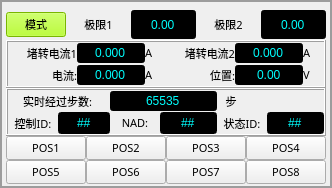
<?xml version="1.0" encoding="UTF-8"?>
<ui version="4.0">
 <class>MFormMotor</class>
 <widget class="QGroupBox" name="MFormMotor">
  <property name="geometry">
   <rect>
    <x>0</x>
    <y>0</y>
    <width>313</width>
    <height>188</height>
   </rect>
  </property>
  <property name="font">
   <font>
    <family>Arial</family>
    <pointsize>8</pointsize>
   </font>
  </property>
  <property name="windowTitle">
   <string>GroupBox</string>
  </property>
  <property name="styleSheet">
   <string notr="true"> QGroupBox {
            border-color: rgb(156, 156, 156);
            border-width: 2px;
            border-style: solid;
            margin-top: 0.5ex;
        }
        QGroupBox::title {
            subcontrol-origin: margin;
            subcontrol-position: top left;
            left: 23px;
			bottom : 3px;
            margin-left: 5px;
            padding:0px;
        }</string>
  </property>
  <property name="alignment">
   <set>Qt::AlignCenter</set>
  </property>
  <layout class="QVBoxLayout" name="verticalLayout" stretch="0,0,0,0">
   <property name="spacing">
    <number>0</number>
   </property>
   <property name="leftMargin">
    <number>4</number>
   </property>
   <property name="topMargin">
    <number>7</number>
   </property>
   <property name="rightMargin">
    <number>4</number>
   </property>
   <property name="bottomMargin">
    <number>2</number>
   </property>
   <item>
    <layout class="QHBoxLayout" name="horizontalLayout_2">
     <item>
      <widget class="QPushButton" name="BTN_Motor_Name">
       <property name="maximumSize">
        <size>
         <width>60</width>
         <height>16777215</height>
        </size>
       </property>
       <property name="font">
        <font>
         <family>微软雅黑</family>
         <pointsize>8</pointsize>
        </font>
       </property>
       <property name="styleSheet">
        <string notr="true">background-color: rgb(170, 255, 0);</string>
       </property>
       <property name="text">
        <string>模式</string>
       </property>
      </widget>
     </item>
     <item>
      <widget class="QLabel" name="label_97">
       <property name="font">
        <font>
         <family>微软雅黑</family>
         <pointsize>8</pointsize>
        </font>
       </property>
       <property name="text">
        <string>极限1</string>
       </property>
       <property name="alignment">
        <set>Qt::AlignCenter</set>
       </property>
      </widget>
     </item>
     <item>
      <widget class="QDoubleSpinBox" name="LE_Motor_Limit_1">
       <property name="sizePolicy">
        <sizepolicy hsizetype="Preferred" vsizetype="Preferred">
         <horstretch>0</horstretch>
         <verstretch>0</verstretch>
        </sizepolicy>
       </property>
       <property name="styleSheet">
        <string notr="true">QDoubleSpinBox::enabled{
	font: 9pt &quot;微软雅黑&quot;;
	background-color: rgb(0, 0, 0);
	color: rgb(0, 255, 255);
}

QDoubleSpinBox::!enabled{
	font: 9pt &quot;微软雅黑&quot;;
	background-color: rgb(0, 0, 0);
	color: rgb(170, 127, 127);
}
QToolTip { 
    background-color: #2a82da; /* 背景蓝色 */
    color: #ffffff; /* 文字白色 */
    border: 1px solid #ffffff; /* 白色边框 */
    border-radius: 5px; /* 圆角 */
    padding: 5px; /* 内边距 */
    font-family: &quot;微软雅黑&quot;; 
    font-size: 12px;
    font-weight: bold;
}
</string>
       </property>
       <property name="alignment">
        <set>Qt::AlignCenter</set>
       </property>
       <property name="buttonSymbols">
        <enum>QAbstractSpinBox::NoButtons</enum>
       </property>
       <property name="decimals">
        <number>2</number>
       </property>
      </widget>
     </item>
     <item>
      <widget class="QLabel" name="label_98">
       <property name="font">
        <font>
         <family>微软雅黑</family>
         <pointsize>8</pointsize>
        </font>
       </property>
       <property name="text">
        <string>极限2</string>
       </property>
       <property name="alignment">
        <set>Qt::AlignCenter</set>
       </property>
      </widget>
     </item>
     <item>
      <widget class="QDoubleSpinBox" name="LE_Motor_Limit_2">
       <property name="sizePolicy">
        <sizepolicy hsizetype="Preferred" vsizetype="Preferred">
         <horstretch>0</horstretch>
         <verstretch>0</verstretch>
        </sizepolicy>
       </property>
       <property name="styleSheet">
        <string notr="true">QDoubleSpinBox::enabled{
	font: 9pt &quot;微软雅黑&quot;;
	background-color: rgb(0, 0, 0);
	color: rgb(0, 255, 255);
}

QDoubleSpinBox::!enabled{
	font: 9pt &quot;微软雅黑&quot;;
	background-color: rgb(0, 0, 0);
	color: rgb(170, 127, 127);
}
QToolTip { 
    background-color: #2a82da; /* 背景蓝色 */
    color: #ffffff; /* 文字白色 */
    border: 1px solid #ffffff; /* 白色边框 */
    border-radius: 5px; /* 圆角 */
    padding: 5px; /* 内边距 */
    font-family: &quot;微软雅黑&quot;; 
    font-size: 12px;
    font-weight: bold;
}
</string>
       </property>
       <property name="alignment">
        <set>Qt::AlignCenter</set>
       </property>
       <property name="buttonSymbols">
        <enum>QAbstractSpinBox::NoButtons</enum>
       </property>
       <property name="decimals">
        <number>2</number>
       </property>
      </widget>
     </item>
    </layout>
   </item>
   <item>
    <widget class="QFrame" name="Frame_PT">
     <property name="frameShape">
      <enum>QFrame::Box</enum>
     </property>
     <property name="frameShadow">
      <enum>QFrame::Raised</enum>
     </property>
     <layout class="QGridLayout" name="gridLayout_2">
      <property name="leftMargin">
       <number>0</number>
      </property>
      <property name="topMargin">
       <number>0</number>
      </property>
      <property name="rightMargin">
       <number>0</number>
      </property>
      <property name="bottomMargin">
       <number>0</number>
      </property>
      <property name="spacing">
       <number>0</number>
      </property>
      <item row="1" column="4">
       <widget class="QDoubleSpinBox" name="LE_Bocking_Curr_2">
        <property name="sizePolicy">
         <sizepolicy hsizetype="Preferred" vsizetype="Preferred">
          <horstretch>0</horstretch>
          <verstretch>0</verstretch>
         </sizepolicy>
        </property>
        <property name="styleSheet">
         <string notr="true">QDoubleSpinBox::enabled{
	font: 9pt &quot;微软雅黑&quot;;
	background-color: rgb(0, 0, 0);
	color: rgb(0, 255, 255);
}

QDoubleSpinBox::!enabled{
	font: 9pt &quot;微软雅黑&quot;;
	background-color: rgb(0, 0, 0);
	color: rgb(170, 127, 127);
}
QToolTip { 
    background-color: #2a82da; /* 背景蓝色 */
    color: #ffffff; /* 文字白色 */
    border: 1px solid #ffffff; /* 白色边框 */
    border-radius: 5px; /* 圆角 */
    padding: 5px; /* 内边距 */
    font-family: &quot;微软雅黑&quot;; 
    font-size: 12px;
    font-weight: bold;
}
</string>
        </property>
        <property name="alignment">
         <set>Qt::AlignCenter</set>
        </property>
        <property name="buttonSymbols">
         <enum>QAbstractSpinBox::NoButtons</enum>
        </property>
        <property name="decimals">
         <number>3</number>
        </property>
       </widget>
      </item>
      <item row="1" column="1">
       <widget class="QDoubleSpinBox" name="LE_Bocking_Curr_1">
        <property name="sizePolicy">
         <sizepolicy hsizetype="Preferred" vsizetype="Preferred">
          <horstretch>0</horstretch>
          <verstretch>0</verstretch>
         </sizepolicy>
        </property>
        <property name="styleSheet">
         <string notr="true">QDoubleSpinBox::enabled{
	font: 9pt &quot;微软雅黑&quot;;
	background-color: rgb(0, 0, 0);
	color: rgb(0, 255, 255);
}

QDoubleSpinBox::!enabled{
	font: 9pt &quot;微软雅黑&quot;;
	background-color: rgb(0, 0, 0);
	color: rgb(170, 127, 127);
}
QToolTip { 
    background-color: #2a82da; /* 背景蓝色 */
    color: #ffffff; /* 文字白色 */
    border: 1px solid #ffffff; /* 白色边框 */
    border-radius: 5px; /* 圆角 */
    padding: 5px; /* 内边距 */
    font-family: &quot;微软雅黑&quot;; 
    font-size: 12px;
    font-weight: bold;
}
</string>
        </property>
        <property name="alignment">
         <set>Qt::AlignCenter</set>
        </property>
        <property name="buttonSymbols">
         <enum>QAbstractSpinBox::NoButtons</enum>
        </property>
        <property name="decimals">
         <number>3</number>
        </property>
       </widget>
      </item>
      <item row="2" column="3">
       <widget class="QLabel" name="label_94">
        <property name="font">
         <font>
          <family>微软雅黑</family>
          <pointsize>8</pointsize>
         </font>
        </property>
        <property name="text">
         <string>位置:</string>
        </property>
        <property name="alignment">
         <set>Qt::AlignRight|Qt::AlignTrailing|Qt::AlignVCenter</set>
        </property>
       </widget>
      </item>
      <item row="2" column="1">
       <widget class="QDoubleSpinBox" name="LE_CurrentValue">
        <property name="styleSheet">
         <string notr="true">QDoubleSpinBox::enabled{
	font: 9pt &quot;微软雅黑&quot;;
	background-color: rgb(0, 0, 0);
	color: rgb(0, 255, 255);
}

QDoubleSpinBox::!enabled{
	font: 9pt &quot;微软雅黑&quot;;
	background-color: rgb(0, 0, 0);
	color: rgb(170, 127, 127);
}</string>
        </property>
        <property name="alignment">
         <set>Qt::AlignCenter</set>
        </property>
        <property name="buttonSymbols">
         <enum>QAbstractSpinBox::NoButtons</enum>
        </property>
        <property name="decimals">
         <number>3</number>
        </property>
       </widget>
      </item>
      <item row="2" column="5">
       <widget class="QLabel" name="label_95">
        <property name="minimumSize">
         <size>
          <width>21</width>
          <height>0</height>
         </size>
        </property>
        <property name="maximumSize">
         <size>
          <width>21</width>
          <height>16777215</height>
         </size>
        </property>
        <property name="font">
         <font>
          <family>微软雅黑</family>
          <pointsize>8</pointsize>
         </font>
        </property>
        <property name="text">
         <string>V</string>
        </property>
       </widget>
      </item>
      <item row="1" column="0">
       <widget class="QLabel" name="label_96">
        <property name="font">
         <font>
          <family>微软雅黑</family>
          <pointsize>8</pointsize>
         </font>
        </property>
        <property name="text">
         <string>堵转电流1</string>
        </property>
        <property name="alignment">
         <set>Qt::AlignRight|Qt::AlignTrailing|Qt::AlignVCenter</set>
        </property>
       </widget>
      </item>
      <item row="2" column="0">
       <widget class="QLabel" name="label_92">
        <property name="font">
         <font>
          <family>微软雅黑</family>
          <pointsize>8</pointsize>
         </font>
        </property>
        <property name="text">
         <string>电流:</string>
        </property>
        <property name="alignment">
         <set>Qt::AlignRight|Qt::AlignTrailing|Qt::AlignVCenter</set>
        </property>
       </widget>
      </item>
      <item row="2" column="2">
       <widget class="QLabel" name="label_101">
        <property name="minimumSize">
         <size>
          <width>21</width>
          <height>0</height>
         </size>
        </property>
        <property name="maximumSize">
         <size>
          <width>21</width>
          <height>16777215</height>
         </size>
        </property>
        <property name="font">
         <font>
          <family>微软雅黑</family>
          <pointsize>8</pointsize>
         </font>
        </property>
        <property name="text">
         <string>A</string>
        </property>
        <property name="alignment">
         <set>Qt::AlignLeading|Qt::AlignLeft|Qt::AlignVCenter</set>
        </property>
       </widget>
      </item>
      <item row="2" column="4">
       <widget class="QDoubleSpinBox" name="LE_VlotValue">
        <property name="styleSheet">
         <string notr="true">QDoubleSpinBox::enabled{
	font: 9pt &quot;微软雅黑&quot;;
	background-color: rgb(0, 0, 0);
	color: rgb(0, 255, 255);
}

QDoubleSpinBox::!enabled{
	font: 9pt &quot;微软雅黑&quot;;
	background-color: rgb(0, 0, 0);
	color: rgb(170, 127, 127);
}</string>
        </property>
        <property name="alignment">
         <set>Qt::AlignCenter</set>
        </property>
        <property name="buttonSymbols">
         <enum>QAbstractSpinBox::NoButtons</enum>
        </property>
        <property name="decimals">
         <number>2</number>
        </property>
       </widget>
      </item>
      <item row="1" column="3">
       <widget class="QLabel" name="label_99">
        <property name="font">
         <font>
          <family>微软雅黑</family>
          <pointsize>8</pointsize>
         </font>
        </property>
        <property name="text">
         <string>堵转电流2</string>
        </property>
        <property name="alignment">
         <set>Qt::AlignRight|Qt::AlignTrailing|Qt::AlignVCenter</set>
        </property>
       </widget>
      </item>
      <item row="1" column="2">
       <widget class="QLabel" name="label_93">
        <property name="minimumSize">
         <size>
          <width>21</width>
          <height>0</height>
         </size>
        </property>
        <property name="maximumSize">
         <size>
          <width>21</width>
          <height>16777215</height>
         </size>
        </property>
        <property name="font">
         <font>
          <family>微软雅黑</family>
          <pointsize>8</pointsize>
         </font>
        </property>
        <property name="text">
         <string>A</string>
        </property>
        <property name="alignment">
         <set>Qt::AlignLeading|Qt::AlignLeft|Qt::AlignVCenter</set>
        </property>
       </widget>
      </item>
      <item row="1" column="5">
       <widget class="QLabel" name="label_100">
        <property name="minimumSize">
         <size>
          <width>21</width>
          <height>0</height>
         </size>
        </property>
        <property name="maximumSize">
         <size>
          <width>21</width>
          <height>16777215</height>
         </size>
        </property>
        <property name="font">
         <font>
          <family>微软雅黑</family>
          <pointsize>8</pointsize>
         </font>
        </property>
        <property name="text">
         <string>A</string>
        </property>
       </widget>
      </item>
     </layout>
    </widget>
   </item>
   <item>
    <widget class="QFrame" name="Frame_LIN">
     <property name="frameShape">
      <enum>QFrame::Box</enum>
     </property>
     <property name="frameShadow">
      <enum>QFrame::Raised</enum>
     </property>
     <layout class="QGridLayout" name="gridLayout">
      <property name="leftMargin">
       <number>0</number>
      </property>
      <property name="topMargin">
       <number>0</number>
      </property>
      <property name="rightMargin">
       <number>0</number>
      </property>
      <property name="bottomMargin">
       <number>0</number>
      </property>
      <property name="spacing">
       <number>0</number>
      </property>
      <item row="1" column="1" colspan="3">
       <widget class="QLineEdit" name="Auto_LIN1_1_Controlid">
        <property name="sizePolicy">
         <sizepolicy hsizetype="Preferred" vsizetype="Preferred">
          <horstretch>0</horstretch>
          <verstretch>0</verstretch>
         </sizepolicy>
        </property>
        <property name="maximumSize">
         <size>
          <width>60</width>
          <height>16777215</height>
         </size>
        </property>
        <property name="styleSheet">
         <string notr="true">QLineEdit::enabled{
	font: 9pt &quot;微软雅黑&quot;;
	background-color: rgb(0, 0, 0);
	color: rgb(0, 255, 255);
}

QLineEdit::!enabled{

	font: 9pt &quot;微软雅黑&quot;;
	background-color: rgb(0, 0, 0);
	color: rgb(170, 127, 127);
}</string>
        </property>
        <property name="text">
         <string>##</string>
        </property>
        <property name="maxLength">
         <number>2</number>
        </property>
        <property name="alignment">
         <set>Qt::AlignCenter</set>
        </property>
       </widget>
      </item>
      <item row="1" column="7">
       <widget class="QLineEdit" name="Auto_LIN1_1_Stateid">
        <property name="sizePolicy">
         <sizepolicy hsizetype="Preferred" vsizetype="Preferred">
          <horstretch>0</horstretch>
          <verstretch>0</verstretch>
         </sizepolicy>
        </property>
        <property name="maximumSize">
         <size>
          <width>60</width>
          <height>16777215</height>
         </size>
        </property>
        <property name="styleSheet">
         <string notr="true">QLineEdit::enabled{
	font: 9pt &quot;微软雅黑&quot;;
	background-color: rgb(0, 0, 0);
	color: rgb(0, 255, 255);
}

QLineEdit::!enabled{

	font: 9pt &quot;微软雅黑&quot;;
	background-color: rgb(0, 0, 0);
	color: rgb(170, 127, 127);
}</string>
        </property>
        <property name="text">
         <string>##</string>
        </property>
        <property name="maxLength">
         <number>2</number>
        </property>
        <property name="alignment">
         <set>Qt::AlignCenter</set>
        </property>
       </widget>
      </item>
      <item row="1" column="6">
       <widget class="QLabel" name="label_36">
        <property name="minimumSize">
         <size>
          <width>50</width>
          <height>0</height>
         </size>
        </property>
        <property name="font">
         <font>
          <family>微软雅黑</family>
          <pointsize>8</pointsize>
         </font>
        </property>
        <property name="text">
         <string>状态ID:</string>
        </property>
        <property name="alignment">
         <set>Qt::AlignCenter</set>
        </property>
       </widget>
      </item>
      <item row="1" column="0">
       <widget class="QLabel" name="label_37">
        <property name="minimumSize">
         <size>
          <width>50</width>
          <height>0</height>
         </size>
        </property>
        <property name="font">
         <font>
          <family>微软雅黑</family>
          <pointsize>8</pointsize>
         </font>
        </property>
        <property name="text">
         <string>控制ID:</string>
        </property>
        <property name="alignment">
         <set>Qt::AlignCenter</set>
        </property>
       </widget>
      </item>
      <item row="1" column="4">
       <widget class="QLabel" name="label_164">
        <property name="minimumSize">
         <size>
          <width>50</width>
          <height>0</height>
         </size>
        </property>
        <property name="font">
         <font>
          <family>微软雅黑</family>
          <pointsize>8</pointsize>
         </font>
        </property>
        <property name="text">
         <string>NAD:</string>
        </property>
        <property name="alignment">
         <set>Qt::AlignCenter</set>
        </property>
       </widget>
      </item>
      <item row="1" column="5">
       <widget class="QLineEdit" name="Auto_LIN1_1_NAD">
        <property name="enabled">
         <bool>true</bool>
        </property>
        <property name="sizePolicy">
         <sizepolicy hsizetype="Preferred" vsizetype="Preferred">
          <horstretch>0</horstretch>
          <verstretch>0</verstretch>
         </sizepolicy>
        </property>
        <property name="maximumSize">
         <size>
          <width>60</width>
          <height>16777215</height>
         </size>
        </property>
        <property name="styleSheet">
         <string notr="true">QLineEdit::enabled{
	font: 9pt &quot;微软雅黑&quot;;
	background-color: rgb(0, 0, 0);
	color: rgb(0, 255, 255);
}

QLineEdit::!enabled{

	font: 9pt &quot;微软雅黑&quot;;
	background-color: rgb(0, 0, 0);
	color: rgb(170, 127, 127);
}</string>
        </property>
        <property name="text">
         <string>##</string>
        </property>
        <property name="maxLength">
         <number>2</number>
        </property>
        <property name="alignment">
         <set>Qt::AlignCenter</set>
        </property>
       </widget>
      </item>
      <item row="0" column="6">
       <widget class="QLabel" name="label_163">
        <property name="maximumSize">
         <size>
          <width>28</width>
          <height>16777215</height>
         </size>
        </property>
        <property name="font">
         <font>
          <family>微软雅黑</family>
          <pointsize>8</pointsize>
         </font>
        </property>
        <property name="text">
         <string>步</string>
        </property>
        <property name="alignment">
         <set>Qt::AlignCenter</set>
        </property>
       </widget>
      </item>
      <item row="0" column="0" colspan="3">
       <widget class="QLabel" name="label_160">
        <property name="font">
         <font>
          <family>微软雅黑</family>
          <pointsize>8</pointsize>
         </font>
        </property>
        <property name="text">
         <string>实时经过步数:</string>
        </property>
        <property name="alignment">
         <set>Qt::AlignRight|Qt::AlignTrailing|Qt::AlignVCenter</set>
        </property>
       </widget>
      </item>
      <item row="0" column="4" colspan="2">
       <widget class="QDoubleSpinBox" name="LIN1_1_RealtimeSteps">
        <property name="styleSheet">
         <string notr="true">QDoubleSpinBox::enabled{
	font: 9pt &quot;微软雅黑&quot;;
	background-color: rgb(0, 0, 0);
	color: rgb(0, 255, 255);
}

QDoubleSpinBox::!enabled{
	font: 9pt &quot;微软雅黑&quot;;
	background-color: rgb(0, 0, 0);
	color: rgb(170, 127, 127);
}</string>
        </property>
        <property name="alignment">
         <set>Qt::AlignCenter</set>
        </property>
        <property name="buttonSymbols">
         <enum>QAbstractSpinBox::NoButtons</enum>
        </property>
        <property name="decimals">
         <number>0</number>
        </property>
        <property name="maximum">
         <double>655333.000000000000000</double>
        </property>
        <property name="value">
         <double>65535.000000000000000</double>
        </property>
       </widget>
      </item>
     </layout>
    </widget>
   </item>
   <item>
    <layout class="QGridLayout" name="gridLayout_40">
     <property name="spacing">
      <number>0</number>
     </property>
     <item row="0" column="0">
      <widget class="QPushButton" name="BTN_POS_1">
       <property name="sizePolicy">
        <sizepolicy hsizetype="Preferred" vsizetype="Minimum">
         <horstretch>0</horstretch>
         <verstretch>0</verstretch>
        </sizepolicy>
       </property>
       <property name="minimumSize">
        <size>
         <width>0</width>
         <height>0</height>
        </size>
       </property>
       <property name="font">
        <font>
         <family>微软雅黑</family>
         <pointsize>8</pointsize>
        </font>
       </property>
       <property name="styleSheet">
        <string notr="true">QToolTip { 
    background-color: #2a82da; /* 背景蓝色 */
    color: #ffffff; /* 文字白色 */
    border: 1px solid #ffffff; /* 白色边框 */
    border-radius: 5px; /* 圆角 */
    padding: 5px; /* 内边距 */
    font-family: &quot;微软雅黑&quot;; 
    font-size: 12px;
    font-weight: bold;
}</string>
       </property>
       <property name="text">
        <string>POS1</string>
       </property>
      </widget>
     </item>
     <item row="0" column="1">
      <widget class="QPushButton" name="BTN_POS_2">
       <property name="sizePolicy">
        <sizepolicy hsizetype="Preferred" vsizetype="Minimum">
         <horstretch>0</horstretch>
         <verstretch>0</verstretch>
        </sizepolicy>
       </property>
       <property name="minimumSize">
        <size>
         <width>0</width>
         <height>0</height>
        </size>
       </property>
       <property name="font">
        <font>
         <family>微软雅黑</family>
         <pointsize>8</pointsize>
        </font>
       </property>
       <property name="styleSheet">
        <string notr="true">QToolTip { 
    background-color: #2a82da; /* 背景蓝色 */
    color: #ffffff; /* 文字白色 */
    border: 1px solid #ffffff; /* 白色边框 */
    border-radius: 5px; /* 圆角 */
    padding: 5px; /* 内边距 */
    font-family: &quot;微软雅黑&quot;; 
    font-size: 12px;
    font-weight: bold;
}</string>
       </property>
       <property name="text">
        <string>POS2</string>
       </property>
      </widget>
     </item>
     <item row="0" column="2">
      <widget class="QPushButton" name="BTN_POS_3">
       <property name="sizePolicy">
        <sizepolicy hsizetype="Preferred" vsizetype="Minimum">
         <horstretch>0</horstretch>
         <verstretch>0</verstretch>
        </sizepolicy>
       </property>
       <property name="minimumSize">
        <size>
         <width>0</width>
         <height>0</height>
        </size>
       </property>
       <property name="font">
        <font>
         <family>微软雅黑</family>
         <pointsize>8</pointsize>
        </font>
       </property>
       <property name="styleSheet">
        <string notr="true">QToolTip { 
    background-color: #2a82da; /* 背景蓝色 */
    color: #ffffff; /* 文字白色 */
    border: 1px solid #ffffff; /* 白色边框 */
    border-radius: 5px; /* 圆角 */
    padding: 5px; /* 内边距 */
    font-family: &quot;微软雅黑&quot;; 
    font-size: 12px;
    font-weight: bold;
}</string>
       </property>
       <property name="text">
        <string>POS3</string>
       </property>
      </widget>
     </item>
     <item row="0" column="3">
      <widget class="QPushButton" name="BTN_POS_4">
       <property name="sizePolicy">
        <sizepolicy hsizetype="Preferred" vsizetype="Minimum">
         <horstretch>0</horstretch>
         <verstretch>0</verstretch>
        </sizepolicy>
       </property>
       <property name="minimumSize">
        <size>
         <width>0</width>
         <height>0</height>
        </size>
       </property>
       <property name="font">
        <font>
         <family>微软雅黑</family>
         <pointsize>8</pointsize>
        </font>
       </property>
       <property name="styleSheet">
        <string notr="true">QToolTip { 
    background-color: #2a82da; /* 背景蓝色 */
    color: #ffffff; /* 文字白色 */
    border: 1px solid #ffffff; /* 白色边框 */
    border-radius: 5px; /* 圆角 */
    padding: 5px; /* 内边距 */
    font-family: &quot;微软雅黑&quot;; 
    font-size: 12px;
    font-weight: bold;
}</string>
       </property>
       <property name="text">
        <string>POS4</string>
       </property>
      </widget>
     </item>
     <item row="1" column="0">
      <widget class="QPushButton" name="BTN_POS_5">
       <property name="sizePolicy">
        <sizepolicy hsizetype="Preferred" vsizetype="Minimum">
         <horstretch>0</horstretch>
         <verstretch>0</verstretch>
        </sizepolicy>
       </property>
       <property name="minimumSize">
        <size>
         <width>0</width>
         <height>0</height>
        </size>
       </property>
       <property name="font">
        <font>
         <family>微软雅黑</family>
         <pointsize>8</pointsize>
        </font>
       </property>
       <property name="styleSheet">
        <string notr="true">QToolTip { 
    background-color: #2a82da; /* 背景蓝色 */
    color: #ffffff; /* 文字白色 */
    border: 1px solid #ffffff; /* 白色边框 */
    border-radius: 5px; /* 圆角 */
    padding: 5px; /* 内边距 */
    font-family: &quot;微软雅黑&quot;; 
    font-size: 12px;
    font-weight: bold;
}</string>
       </property>
       <property name="text">
        <string>POS5</string>
       </property>
      </widget>
     </item>
     <item row="1" column="1">
      <widget class="QPushButton" name="BTN_POS_6">
       <property name="sizePolicy">
        <sizepolicy hsizetype="Preferred" vsizetype="Minimum">
         <horstretch>0</horstretch>
         <verstretch>0</verstretch>
        </sizepolicy>
       </property>
       <property name="minimumSize">
        <size>
         <width>0</width>
         <height>0</height>
        </size>
       </property>
       <property name="font">
        <font>
         <family>微软雅黑</family>
         <pointsize>8</pointsize>
        </font>
       </property>
       <property name="styleSheet">
        <string notr="true">QToolTip { 
    background-color: #2a82da; /* 背景蓝色 */
    color: #ffffff; /* 文字白色 */
    border: 1px solid #ffffff; /* 白色边框 */
    border-radius: 5px; /* 圆角 */
    padding: 5px; /* 内边距 */
    font-family: &quot;微软雅黑&quot;; 
    font-size: 12px;
    font-weight: bold;
}</string>
       </property>
       <property name="text">
        <string>POS6</string>
       </property>
      </widget>
     </item>
     <item row="1" column="2">
      <widget class="QPushButton" name="BTN_POS_7">
       <property name="sizePolicy">
        <sizepolicy hsizetype="Preferred" vsizetype="Minimum">
         <horstretch>0</horstretch>
         <verstretch>0</verstretch>
        </sizepolicy>
       </property>
       <property name="minimumSize">
        <size>
         <width>0</width>
         <height>0</height>
        </size>
       </property>
       <property name="font">
        <font>
         <family>微软雅黑</family>
         <pointsize>8</pointsize>
        </font>
       </property>
       <property name="styleSheet">
        <string notr="true">QToolTip { 
    background-color: #2a82da; /* 背景蓝色 */
    color: #ffffff; /* 文字白色 */
    border: 1px solid #ffffff; /* 白色边框 */
    border-radius: 5px; /* 圆角 */
    padding: 5px; /* 内边距 */
    font-family: &quot;微软雅黑&quot;; 
    font-size: 12px;
    font-weight: bold;
}</string>
       </property>
       <property name="text">
        <string>POS7</string>
       </property>
      </widget>
     </item>
     <item row="1" column="3">
      <widget class="QPushButton" name="BTN_POS_8">
       <property name="sizePolicy">
        <sizepolicy hsizetype="Preferred" vsizetype="Minimum">
         <horstretch>0</horstretch>
         <verstretch>0</verstretch>
        </sizepolicy>
       </property>
       <property name="minimumSize">
        <size>
         <width>0</width>
         <height>0</height>
        </size>
       </property>
       <property name="font">
        <font>
         <family>微软雅黑</family>
         <pointsize>8</pointsize>
        </font>
       </property>
       <property name="styleSheet">
        <string notr="true">QToolTip { 
    background-color: #2a82da; /* 背景蓝色 */
    color: #ffffff; /* 文字白色 */
    border: 1px solid #ffffff; /* 白色边框 */
    border-radius: 5px; /* 圆角 */
    padding: 5px; /* 内边距 */
    font-family: &quot;微软雅黑&quot;; 
    font-size: 12px;
    font-weight: bold;
}</string>
       </property>
       <property name="text">
        <string>POS8</string>
       </property>
      </widget>
     </item>
    </layout>
   </item>
  </layout>
 </widget>
 <resources/>
 <connections/>
</ui>
